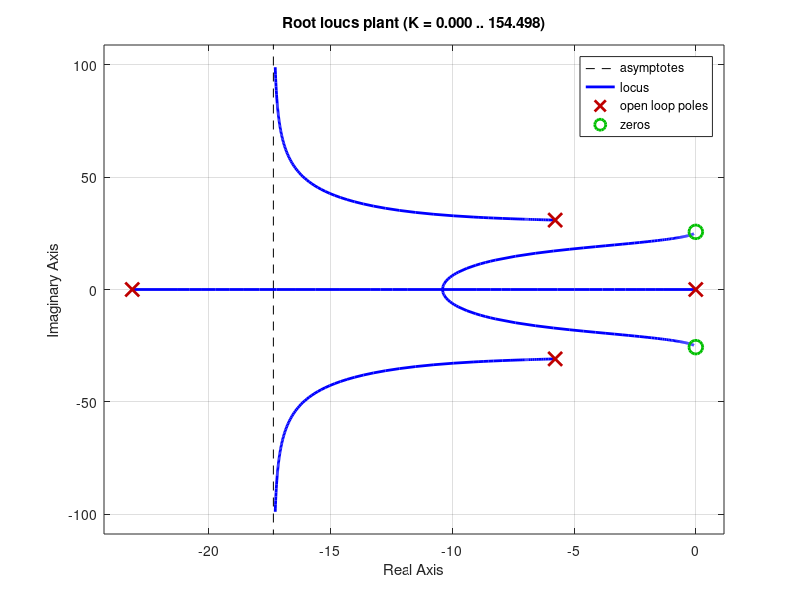

This chart was generated by the following MATLAB code: (Note: this script raises an error after producing the figure.)
A = [0 0 1 0; 0 0 0 1 ; 0 600 -35 0 ; 0 -1256 35 0];
B = [0 ;0 ;62 ;-62];
C = [1 0 0 0 ; 0 0 0 0];
D = [0 ; 0];
p =[-50;-50;-10+10i;-10-10i];
k=[12.2935 -43.2549 1.566 -0.2144];
Anew= A-B*k;
acker (A,B,p)

%% root
s=tf('s');
plant = (61.07*s^2+40120) / (s^4 + 34.69*s^3 + 1252*s^2+ 22790*s)
rlocus (plant)
can=canon (plant,'companion')
a_ccontrollable = can.a